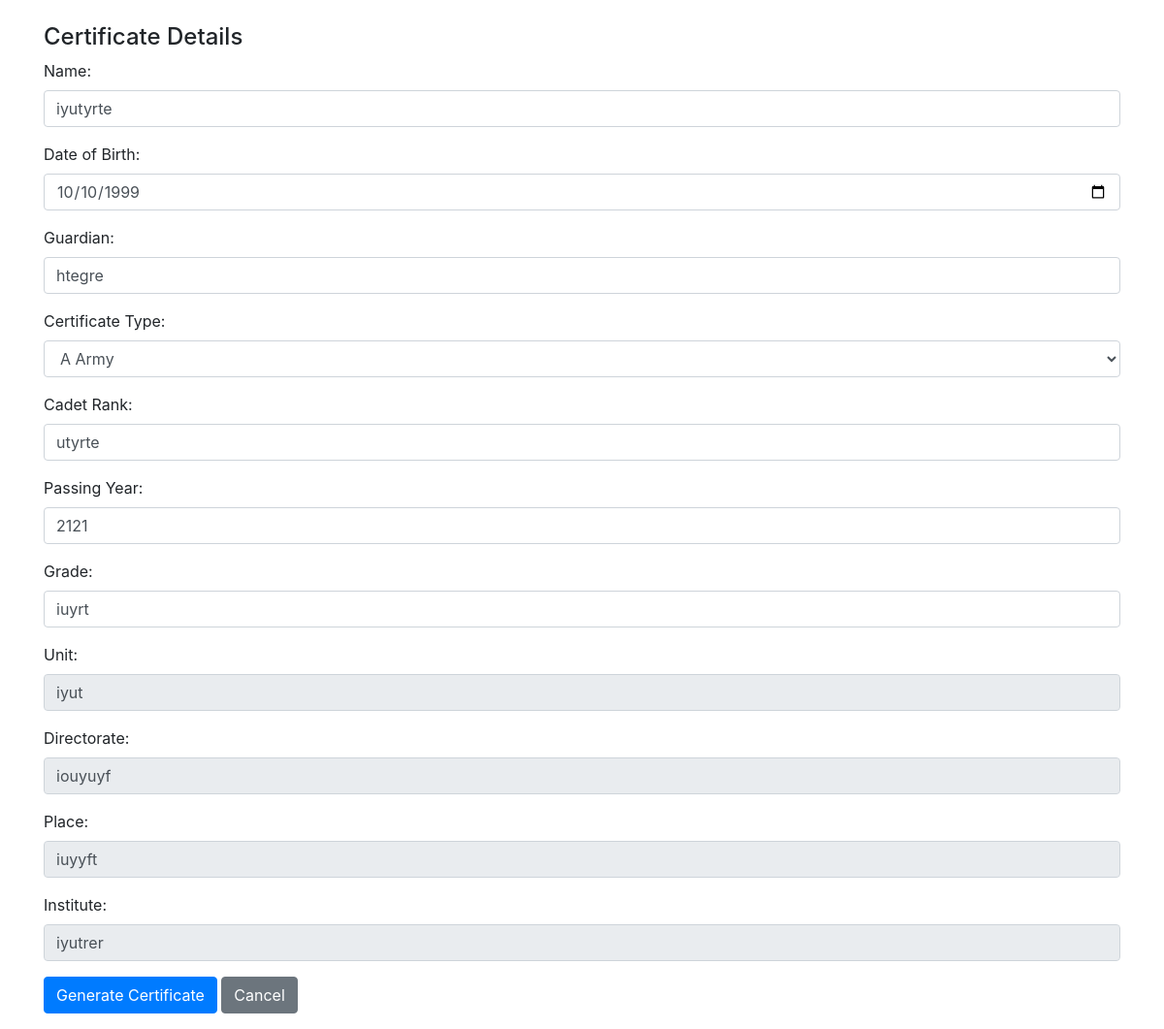
The app's page /edit/1/, older data.
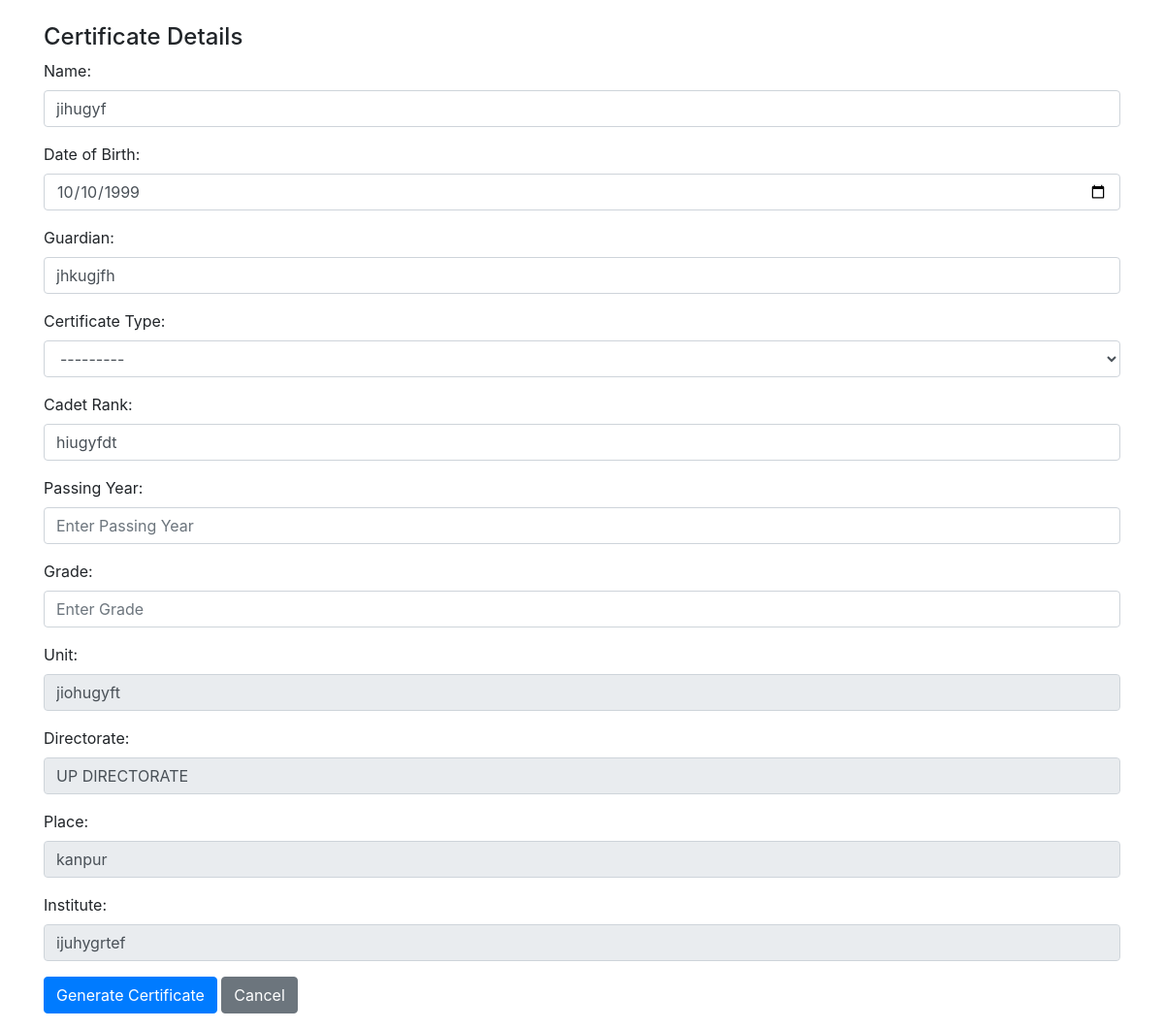
The same page, newer data.
### mainapp/models.py (models this page shows, shortened)
class Certificate(models.Model):
    CERTIFICATE_TYPE_CHOICES = [
        ('A_Army', 'A Army'),
        ('A_AirForce', 'A AirForce'),
        ('A_Navy', 'A Navy'),
        ('B_AirForce', 'B AirForce'),
        ('B_Army', 'B Army'),
        ('B_Navy', 'B Navy'),
        ('C_Army', 'C Army'),
    ]
    Name = models.CharField(max_length=100, null=True, blank=True)
    DOB = models.DateField(null=True, blank=True)
    Guardian = models.CharField(max_length=100, null=True, blank=True)
    CertificateType = models.CharField(max_length=20, choices=CERTIFICATE_TYPE_CHOICES, null=True, blank=True)
    CadetRank = models.CharField(max_length=20, null=True, blank=True)
    PassingYear = models.IntegerField(null=True, blank=True)
    Grade = models.CharField(max_length=10, null=True, blank=True)
    Unit = models.CharField(max_length=50, null=True, blank=True)
    Directorate = models.CharField(max_length=50, null=True, blank=True)
    Place = models.CharField(max_length=100, null=True, blank=True)
    Institute = models.CharField(max_length=100, null=True, blank=True)
    certificate_number = models.CharField(max_length=50, null=True, blank=True)
    serial_number = models.CharField(max_length=50, null=True, blank=True)
    user_image = models.ImageField(upload_to='media/', null=True, blank=True)
    qr_code = models.ImageField(upload_to='qr_codes/', blank=True)
    final_certificate = models.ImageField(upload_to='media/certificates/', null=True, blank=True)
    is_duplicate = models.BooleanField(default=False)
    reviewer_ceo = models.ForeignKey(settings.AUTH_USER_MODEL, related_name='ceo_reviews', on_delete=models.SET_NULL, null=True, blank=True)
    reviewer_register_head = models.ForeignKey(settings.AUTH_USER_MODEL, related_name='register_head_reviews', on_delete=models.SET_NULL, null=True, blank=True)
    reviewer_staff = models.ForeignKey(settings.AUTH_USER_MODEL, related_name='staff_reviews', on_delete=models.SET_NULL, null=True, blank=True)
    ceo_review_status = models.BooleanField(null=True, blank=True)
    register_head_review_status = models.BooleanField(null=True, blank=True)
    staff_review_status = models.BooleanField(null=True, blank=True)
    signature_image = models.ImageField(upload_to='signatures/', null=True, blank=True)
    is_signed = models.BooleanField(default=False)

### mainapp/views.py (the view)
# urls.py: path('edit/<int:id>/', edit_student_detail, name='edit_student_detail'),
def edit_student_detail(request, id):
    student_detail = get_object_or_404(StudentDetail, id=id)
    certificate = student_detail.certificate
    if request.method == 'POST':
        certificate_form = CertificateForm(request.POST, request.FILES, instance=certificate)
        if certificate_form.is_valid():
            certificate = certificate_form.save(commit=False)
            try:
                certificate.generate_numbers()
            except ValueError as e:
                print(f"Error generating numbers: {e}")
                return render(request, 'edit_student_detail.html', {
                    'certificate_form': certificate_form,
                    'student_detail': student_detail,
                    'error_message': str(e),
                })
            qr_url = request.build_absolute_uri(f"/qr_scan/{certificate.id}/")
            qr = qrcode.QRCode(
                version=1,
                error_correction=qrcode.constants.ERROR_CORRECT_L,
                box_size=10,
                border=4,
            )
            qr.add_data(qr_url)
            qr.make(fit=True)
            qr_img = qr.make_image(fill_color="black", back_color="white")
            buffer = BytesIO()
            qr_img.save(buffer, format='PNG')
            buffer.seek(0)
            certificate.qr_code.save(f'{certificate.Name}_qr.png', File(buffer))
            jpg_template_path = os.path.join(settings.BASE_DIR, f"templates/certificates/{certificate.CertificateType}.jpg")
            certificate_img = Image.open(jpg_template_path)
            c_army_text_positions = {
                'Name': (197, 816),
                'DOB': (952, 930),
                'Guardian': (989, 837),
                'CadetRank': (896, 754),
                'PassingYear': (565, 1260),
                'Grade': (500, 2400),
                'Unit': (195, 927),
                'Directorate': (460, 1047),
                'Place': (180, 1550),
                'certificate_number': (757, 20),
                'serial_number': (172, 729),
                'qr_code': (68, 286),  # Example position for QR code
                'user_image': (888, 286),  # Example position for user image
            }
            default_text_positions = {
                'Name': (376, 1316),
                'DOB': (1662, 1504),
                'Guardian': (1763, 1302),
                'CadetRank': (1519, 1132),
                'PassingYear': (1239, 2125),
                'Grade': (486, 2340),
                'Unit': (408, 1495),
                'Directorate': (977, 1715),
                'Place': (408, 2600),
                'certificate_number': (1593, 52),
                'serial_number': (394, 1114),
                'qr_code': (215, 251),  # Example position for QR code
                'user_image': (1721, 251),  # Example position for user image
            }
            if certificate.CertificateType == 'C_Army':
                text_positions = c_army_text_positions
                qr_img_size = (200, 200)  # Reduced size of QR code for C Army
                user_img_size = (200, 200)  # Reduced size of user image for C Army
                font_size = 35  # Reduced font size for C Army
            else:
                text_positions = default_text_positions
                qr_img_size = (400, 400)  # Default size of QR code for others
                user_img_size = (400, 400)  # Default size of user image for others
                font_size = 60  # Default font size for others
            qr_img = qr_img.resize(qr_img_size)
            certificate_img.paste(qr_img, text_positions['qr_code'])
            if certificate.user_image:
                user_img = Image.open(certificate.user_image.path)
                user_img = user_img.resize(user_img_size)
                certificate_img.paste(user_img, text_positions['user_image'])
            draw = ImageDraw.Draw(certificate_img)
            font_path = os.path.join(settings.BASE_DIR, "arial.ttf")
            font = ImageFont.truetype(font_path, font_size)
            for field, pos in text_positions.items():
                if field not in ['qr_code', 'user_image'] and hasattr(certificate, field):
                    value = str(getattr(certificate, field))
                    draw.text(pos, value, font=font, fill="black")
            final_buffer = BytesIO()
            certificate_img.save(final_buffer, format='JPEG')
            final_buffer.seek(0)
            certificate.final_certificate.save(f'{certificate.Name}_certificate.jpg', File(final_buffer))
            certificate.save()
            return redirect('dashboard')
        else:
            print("Certificate Form Errors: ", certificate_form.errors)
    else:
        certificate_form = CertificateForm(instance=certificate)
    return render(request, 'edit_student_detail.html', {
        'certificate_form': certificate_form,
        'student_detail': student_detail,
    })

### mainapp/templates/edit_student_detail.html (shortened to what this page needs)
<!DOCTYPE html>
<html lang="en">
<head>
    <link rel="stylesheet" href="https://stackpath.bootstrapcdn.com/bootstrap/4.5.2/css/bootstrap.min.css">
</head>
<body>
    <div class="container mt-4">
        <form id="editForm" method="post" enctype="multipart/form-data">
            <h4>Certificate Details</h4>
            <div class="form-group">
                <label for="{{ certificate_form.Name.id_for_label }}">Name:</label>
                {{ certificate_form.Name }}
            </div>
            <div class="form-group">
                <label for="{{ certificate_form.DOB.id_for_label }}">Date of Birth:</label>
                {{ certificate_form.DOB }}
            </div>
            <div class="form-group">
                <label for="{{ certificate_form.Guardian.id_for_label }}">Guardian:</label>
                {{ certificate_form.Guardian }}
            </div>
            <div class="form-group">
                <label for="{{ certificate_form.CertificateType.id_for_label }}">Certificate Type:</label>
                {{ certificate_form.CertificateType }}
            </div>
            <div class="form-group">
                <label for="{{ certificate_form.CadetRank.id_for_label }}">Cadet Rank:</label>
                {{ certificate_form.CadetRank }}
            </div>
            <div class="form-group">
                <label for="{{ certificate_form.PassingYear.id_for_label }}">Passing Year:</label>
                {{ certificate_form.PassingYear }}
            </div>
            <div class="form-group">
                <label for="{{ certificate_form.Grade.id_for_label }}">Grade:</label>
                {{ certificate_form.Grade }}
            </div>
            <div class="form-group">
                <label for="{{ certificate_form.Unit.id_for_label }}">Unit:</label>
                {{ certificate_form.Unit }}
            </div>
            <div class="form-group">
                <label for="{{ certificate_form.Directorate.id_for_label }}">Directorate:</label>
                {{ certificate_form.Directorate }}
            </div>
            <div class="form-group">
                <label for="{{ certificate_form.Place.id_for_label }}">Place:</label>
                {{ certificate_form.Place }}
            </div>
            <div class="form-group">
                <label for="{{ certificate_form.Institute.id_for_label }}">Institute:</label>
                {{ certificate_form.Institute }}
            </div>
            <div class="form-group">
            <button type="submit" class="btn btn-primary">Generate Certificate</button>
            <a href="{% url 'cert' %}" class="btn btn-secondary">Cancel</a>
        </form>
    </div>
</body>
</html>

Row changes from the older to the newer data that the page shows:
changed Certificate: Name "iyutyrte" → "jihugyf"; Guardian "htegre" → "jhkugjfh"; CertificateType "A Army" → "---------"; CadetRank "utyrte" → "hiugyfdt"; PassingYear "2121" → (not shown); Grade "iuyrt" → (not shown); Unit "iyut" → "jiohugyft"; Directorate "iouyuyf" → "UP DIRECTORATE"; Place "iuyyft" → "kanpur"; Institute "iyutrer" → "ijuhygrtef"
